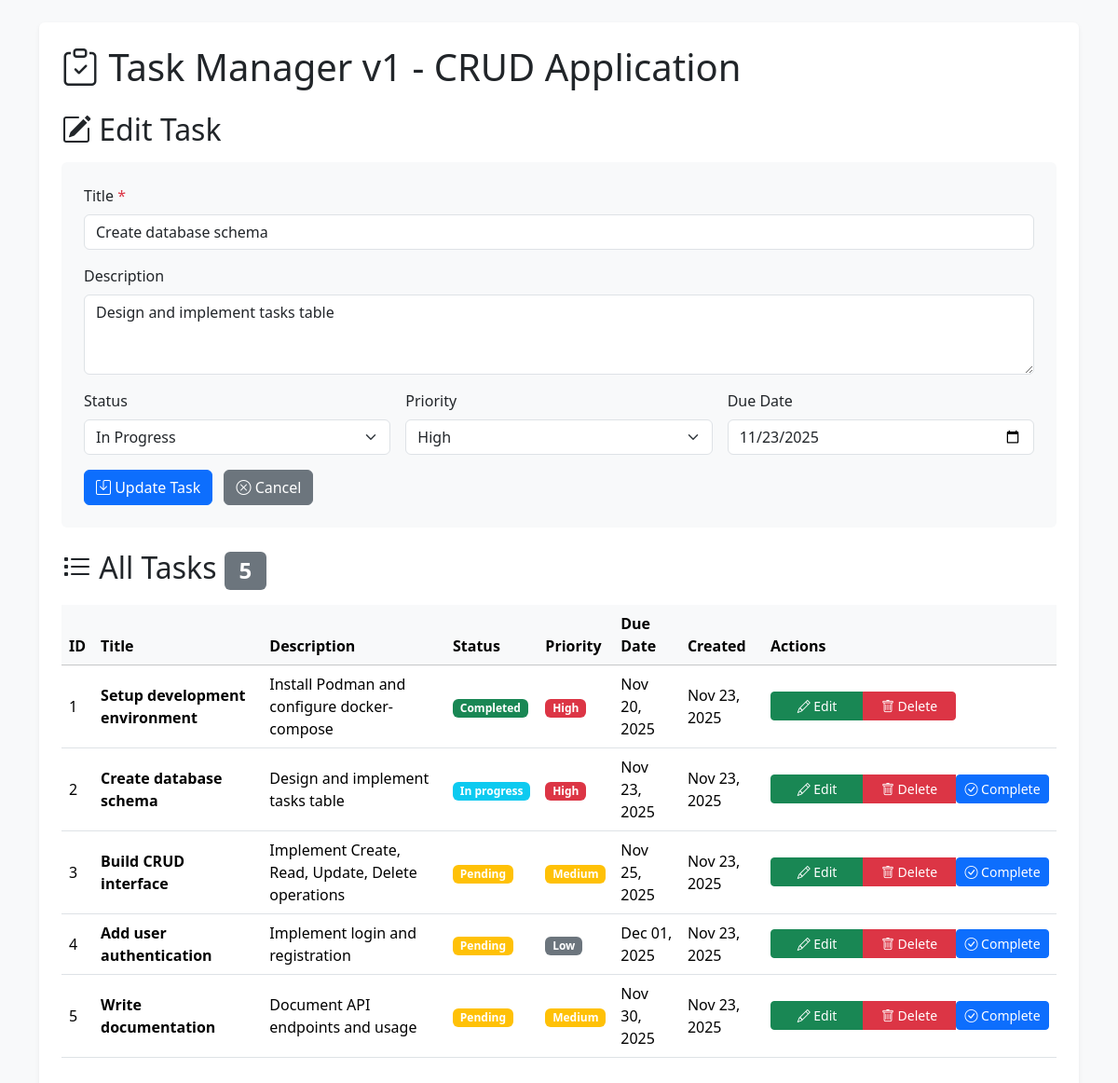
The page /tasks.php?edit=2 on the database its author committed.
### tables this page shows
CREATE TABLE tasks (
    id INT AUTO_INCREMENT PRIMARY KEY,
    title VARCHAR(255) NOT NULL,
    description TEXT,
    status ENUM('pending', 'in_progress', 'completed') DEFAULT 'pending',
    priority ENUM('low', 'medium', 'high') DEFAULT 'medium',
    due_date DATE,
    created_at TIMESTAMP DEFAULT CURRENT_TIMESTAMP,
    updated_at TIMESTAMP DEFAULT CURRENT_TIMESTAMP ON UPDATE CURRENT_TIMESTAMP
);

### db.php (called while the page is built, shortened)
<?php
function getConnection() {
    static $pdo = null;
    if ($pdo === null) {
        $dsn = "mysql:host=" . DB_HOST . ";dbname=" . DB_NAME . ";charset=" . DB_CHARSET;
        $options = [
            PDO::ATTR_ERRMODE            => PDO::ERRMODE_EXCEPTION,
            PDO::ATTR_DEFAULT_FETCH_MODE => PDO::FETCH_ASSOC,
            PDO::ATTR_EMULATE_PREPARES   => false,
        ];
        try {
            $pdo = new PDO($dsn, DB_USER, DB_PASS, $options);
        } catch (PDOException $e) {
            die('Database connection failed: ' . $e->getMessage());
        }
    }
    return $pdo;
}
function query($sql, $params = []) {
    $pdo = getConnection();
    $stmt = $pdo->prepare($sql);
    $stmt->execute($params);
    return $stmt->fetchAll();
}
function queryOne($sql, $params = []) {
    $pdo = getConnection();
    $stmt = $pdo->prepare($sql);
    $stmt->execute($params);
    return $stmt->fetch();
}

### tasks.php (the view, shortened to what this page needs)
<?php
require_once 'db.php';
$tasks = query("SELECT * FROM tasks ORDER BY created_at DESC");
$editTask = null;
if (isset($_GET['edit'])) {
    $editTask = queryOne("SELECT * FROM tasks WHERE id = :id", [':id' => $_GET['edit']]);
}
?>
<!DOCTYPE html>
<html lang="en">
<head>
    <link href="https://cdn.jsdelivr.net/npm/bootstrap@5.3.2/dist/css/bootstrap.min.css" rel="stylesheet">
    <link href="https://cdn.jsdelivr.net/npm/bootstrap-icons@1.11.1/font/bootstrap-icons.css" rel="stylesheet">
</head>
<body class="bg-light">
    <div class="container py-4">
        <div class="bg-white rounded shadow-sm p-4">
            <h1 class="mb-4"><i class="bi bi-clipboard-check"></i> Task Manager v1 - CRUD Application</h1>
            <div class="toast-container position-fixed top-0 end-0 p-3">
            </div>
            <h2 class="mt-4 mb-3">
                <?= $editTask ? '<i class="bi bi-pencil-square"></i> Edit Task' : '<i class="bi bi-plus-circle"></i> Create New Task' ?>
            </h2>
            <form method="POST" action="tasks.php" class="bg-light p-4 rounded">
                <div class="mb-3">
                    <label for="title" class="form-label">Title <span class="text-danger">*</span></label>
                    <input type="text" class="form-control" id="title" name="title" required
                           value="<?= $editTask ? htmlspecialchars($editTask['title']) : '' ?>">
                </div>
                <div class="mb-3">
                    <label for="description" class="form-label">Description</label>
                    <textarea class="form-control" id="description" name="description" rows="3"><?= $editTask ? htmlspecialchars($editTask['description']) : '' ?></textarea>
                </div>
                <div class="row g-3 mb-3">
                    <div class="col-md-4">
                        <label for="status" class="form-label">Status</label>
                        <select class="form-select" id="status" name="status">
                            <option value="in_progress" <?= $editTask && $editTask['status'] == 'in_progress' ? 'selected' : '' ?>>In Progress</option>
                        </select>
                    </div>
                    <div class="col-md-4">
                        <label for="priority" class="form-label">Priority</label>
                        <select class="form-select" id="priority" name="priority">
                            <option value="high" <?= $editTask && $editTask['priority'] == 'high' ? 'selected' : '' ?>>High</option>
                        </select>
                    </div>
                    <div class="col-md-4">
                        <label for="due_date" class="form-label">Due Date</label>
                        <input type="date" class="form-control" id="due_date" name="due_date"
                               value="<?= $editTask ? htmlspecialchars($editTask['due_date']) : '' ?>">
                    </div>
                </div>
                <button type="submit" class="btn btn-primary">
                    <i class="bi bi-<?= $editTask ? 'save' : 'plus-circle' ?>"></i>
                    <?= $editTask ? 'Update Task' : 'Create Task' ?>
                </button>
                <?php if ($editTask): ?>
                    <a href="tasks.php" class="btn btn-secondary ms-2">
                        <i class="bi bi-x-circle"></i> Cancel
                    </a>
                <?php endif; ?>
            </form>
            <h2 class="mt-4 mb-3">
                <i class="bi bi-list-task"></i> All Tasks
                <span class="badge bg-secondary"><?= count($tasks) ?></span>
            </h2>
            <?php if (empty($tasks)): ?>
                <div class="alert alert-info text-center" role="alert">
                    <i class="bi bi-info-circle"></i> No tasks found. Create your first task above!
                </div>
            <?php else: ?>
                <div class="table-responsive">
                    <table class="table table-hover align-middle">
                        <thead class="table-light">
                            <tr>
                                <th>ID</th>
                                <th>Title</th>
                                <th>Description</th>
                                <th>Status</th>
                                <th>Priority</th>
                                <th>Due Date</th>
                                <th>Created</th>
                                <th>Actions</th>
                            </tr>
                        </thead>
                        <tbody>
                            <?php foreach ($tasks as $task): ?>
                                <tr>
                                    <td><?= $task['id'] ?></td>
                                    <td><strong><?= htmlspecialchars($task['title']) ?></strong></td>
                                    <td>
                                        <?php
                                        $desc = htmlspecialchars($task['description']);
                                        echo strlen($desc) > 50 ? substr($desc, 0, 50) . '...' : $desc;
                                        ?>
                                    </td>
                                    <td>
                                        <?php
                                        $statusClass = match($task['status']) {
                                            'pending' => 'warning',
                                            'in_progress' => 'info',
                                            'completed' => 'success',
                                            default => 'secondary'
                                        };
                                        ?>
                                        <span class="badge bg-<?= $statusClass ?>">
                                            <?= ucfirst(str_replace('_', ' ', $task['status'])) ?>
                                        </span>
                                    </td>
                                    <td>
                                        <?php
                                        $priorityClass = match($task['priority']) {
                                            'low' => 'secondary',
                                            'medium' => 'warning',
                                            'high' => 'danger',
                                            default => 'secondary'
                                        };
                                        ?>
                                        <span class="badge bg-<?= $priorityClass ?>">
                                            <?= ucfirst($task['priority']) ?>
                                        </span>
                                    </td>
                                    <td><?= $task['due_date'] ? date('M d, Y', strtotime($task['due_date'])) : '-' ?></td>
                                    <td><?= date('M d, Y', strtotime($task['created_at'])) ?></td>
                                    <td>
                                        <div class="btn-group" role="group">
                                            <a href="tasks.php?edit=<?= $task['id'] ?>" class="btn btn-sm btn-success" style="width: 100px;">
                                                <i class="bi bi-pencil"></i> Edit
                                            </a>
                                            <button type="button" class="btn btn-sm btn-danger" style="width: 100px;"
                                                    data-bs-toggle="modal"
                                                    data-bs-target="#deleteModal<?= $task['id'] ?>">
                                                <i class="bi bi-trash"></i> Delete
                                            </button>
                                            <?php if ($task['status'] !== 'completed'): ?>
                                                <form method="POST" style="display: inline;">
                                                    <button type="submit" class="btn btn-sm btn-primary" style="width: 100px;" title="Mark as completed">
                                                        <i class="bi bi-check-circle"></i> Complete
                                                    </button>
                                                </form>
                                            <?php endif; ?>
                                        </div>
                                    </td>
                                </tr>
                            <?php endforeach; ?>
                        </tbody>
                    </table>
                </div>
            <?php endif; ?>
        </div>
    </div>
</body>
</html>

### rows shown on the page
tasks: title "Create database schema", description "Design and implement tasks table", status "In Progress", priority "High", due_date "11/23/2025", id "2", status "In progress", due_date "Nov 23, 2025", created_at "Nov 23, 2025"
tasks: id "1", title "Setup development environment", description "Install Podman and configure docker-compose", status "Completed", priority "High", due_date "Nov 20, 2025", created_at "Nov 23, 2025"
tasks: id "3", title "Build CRUD interface", description "Implement Create, Read, Update, Delete operations", status "Pending", priority "Medium", due_date "Nov 25, 2025", created_at "Nov 23, 2025"
tasks: id "4", title "Add user authentication", description "Implement login and registration", status "Pending", priority "Low", due_date "Dec 01, 2025", created_at "Nov 23, 2025"
tasks: id "5", title "Write documentation", description "Document API endpoints and usage", status "Pending", priority "Medium", due_date "Nov 30, 2025", created_at "Nov 23, 2025"

### other values the page prints
count($tasks) "5"
